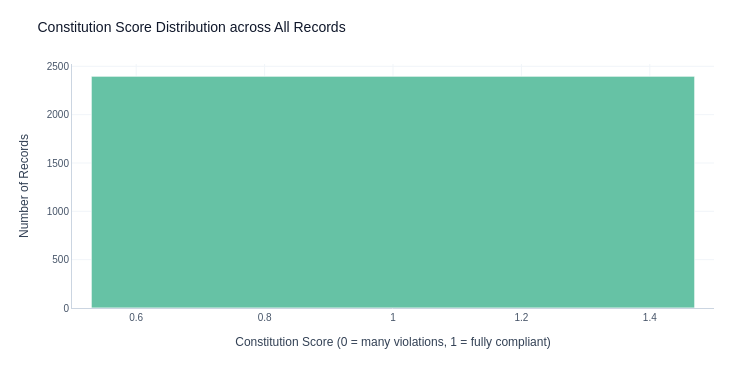

Notebook code for this chart:
### Markdown cell above
## Section 3 — Constitution Quality Analysis

### Code cell
# --- 3a: Constitution score distribution histogram ---
fig = px.histogram(
    df, x="constitution_score", nbins=20,
    title="Constitution Score Distribution across All Records",
    labels={"constitution_score": "Constitution Score (0–1)", "count": "Number of Records"},
    color_discrete_sequence=[PALETTE[0]],
)
fig.update_traces(marker_line_width=0.8, marker_line_color="white")
fig.update_xaxes(title_text="Constitution Score (0 = many violations, 1 = fully compliant)")
fig.update_yaxes(title_text="Number of Records")
fig.update_layout(bargap=0.06, showlegend=False)
save_fig(fig, "03_score_distribution", height=380)

### Figure 1 — Plotly figure (JSON) as saved in the notebook; plotly's stock layout.template omitted (floating-point values rounded to 4 significant figures; data arrays with more than 128 entries replaced by an {"elided": "..."} marker saying what was removed)
{"data": [{"bingroup": "x", "hovertemplate": "Constitution Score (0–1)=%{x}<br>count=%{y}<extra></extra>", "legendgroup": "", "marker": {"color": "rgb(102,194,165)", "line": {"color": "white", "width": 0.8}, "pattern": {"shape": ""}}, "name": "", "nbinsx": 20, "orientation": "v", "showlegend": false, "type": "histogram", "x": {"elided": "2398 float values"}, "xaxis": "x", "yaxis": "y"}], "layout": {"bargap": 0.06, "barmode": "relative", "font": {"color": "#1e293b", "family": "Arial, sans-serif", "size": 12}, "height": 380, "legend": {"bgcolor": "rgba(255,255,255,0.9)", "bordercolor": "#cbd5e1", "borderwidth": 1, "font": {"size": 11}, "title": {"font": {"size": 12}}, "tracegroupgap": 0}, "margin": {"b": 72, "l": 72, "r": 36, "t": 64}, "paper_bgcolor": "white", "plot_bgcolor": "white", "showlegend": false, "title": {"font": {"color": "#0f172a", "family": "Arial, sans-serif", "size": 14}, "text": "Constitution Score Distribution across All Records"}, "width": 750, "xaxis": {"anchor": "y", "domain": [0, 1], "gridcolor": "#f1f5f9", "gridwidth": 1, "linecolor": "#cbd5e1", "linewidth": 1, "showgrid": true, "showline": true, "tickfont": {"color": "#475569", "family": "Arial, sans-serif", "size": 10}, "title": {"font": {"color": "#334155", "family": "Arial, sans-serif", "size": 12}, "text": "Constitution Score (0 = many violations, 1 = fully compliant)"}, "zeroline": false}, "yaxis": {"anchor": "x", "domain": [0, 1], "gridcolor": "#f1f5f9", "gridwidth": 1, "linecolor": "#cbd5e1", "linewidth": 1, "showgrid": true, "showline": true, "tickfont": {"color": "#475569", "family": "Arial, sans-serif", "size": 10}, "title": {"font": {"color": "#334155", "family": "Arial, sans-serif", "size": 12}, "text": "Number of Records"}, "zeroline": false}}}
